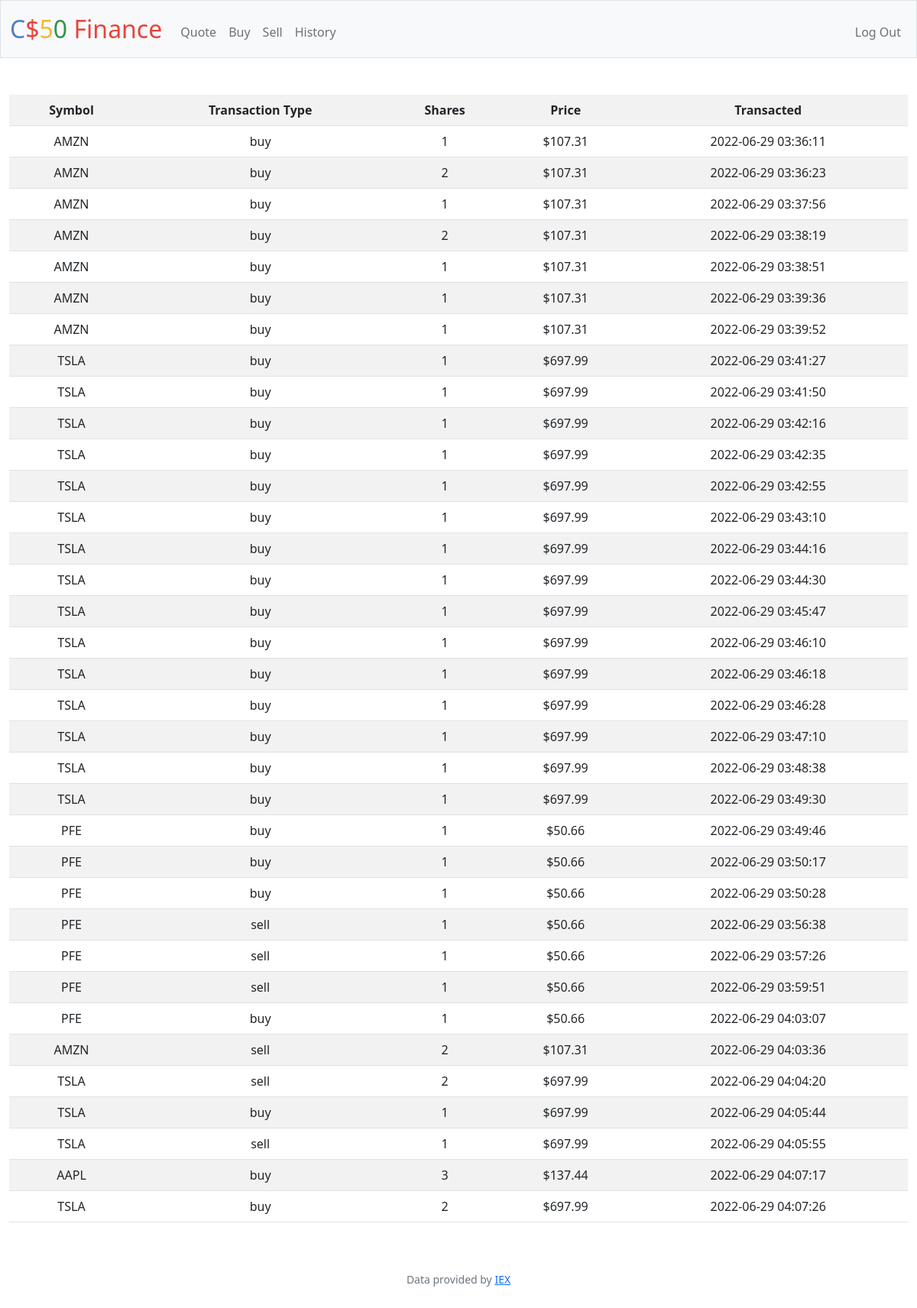
Screenshot of /history (signed in) with the database file from the repository.
### tables this page shows
CREATE TABLE transactions 
(user_id INTEGER NOT NULL REFERENCES users(id),
transaction_type TEXT NOT NULL, 
name TEXT NOT NULL, 
symbol TEXT NOT NULL, 
shares INTEGER NOT NULL, 
price NUMERIC NOT NULL, 
time TIMESTAMP DEFAULT CURRENT_TIMESTAMP
);

### app.py (the view)
@app.route("/history")
@login_required
def history():
    user = session.get("user_id")
    stocks = db.execute("SELECT symbol, transaction_type, SUM(shares) AS shares, price, time FROM transactions WHERE user_id = ? GROUP BY time", user)
    if not stocks:
        return apology("you have no stocks")
    return render_template("history.html", stocks=stocks)

### app.py (called while the page is built)
@app.after_request
def after_request(response):
    response.headers["Cache-Control"] = "no-cache, no-store, must-revalidate"
    response.headers["Expires"] = 0
    response.headers["Pragma"] = "no-cache"
    return response

### helpers.py (called while the page is built)
def login_required(f):
    @wraps(f)
    def decorated_function(*args, **kwargs):
        if session.get("user_id") is None:
            return redirect("/login")
        return f(*args, **kwargs)
    return decorated_function

### templates/history.html (shortened to what this page needs)
{% extends "layout.html" %}
{% block main %}
    <table class="table table-striped" style="width:100%">
        <tr>
            <th>Symbol</th>
            <th>Transaction Type</th>
            <th>Shares</th>
            <th>Price</th>
            <th>Transacted</th>
        </tr>
        {% for stock in stocks %}
            <tr>
                <td>{{ stock.symbol }}</td>
                <td>{{ stock.transaction_type }}</td>
                <td>{{ stock.shares }}</td>
                <td>${{ stock.price }}</td>
                <td>{{ stock.time }}</td>
            </tr>
        {% endfor %}
    </table>
{% endblock %}

### templates/layout.html (shortened to what this page needs)
<!DOCTYPE html>
<html lang="en">
    <head>
        <link href="https://cdn.jsdelivr.net/npm/bootstrap@5.1.3/dist/css/bootstrap.min.css" rel="stylesheet">
        <link href="/static/styles.css" rel="stylesheet">
    </head>
    <body>
        <nav class="bg-light border navbar navbar-expand-md navbar-light">
            <div class="container-fluid">
                <a class="navbar-brand" href="/"><span class="blue">C</span><span class="red">$</span><span class="yellow">5</span><span class="green">0</span> <span class="red">Finance</span></a>
                <div class="collapse navbar-collapse" id="navbar">
                    {% if session["user_id"] %}
                        <ul class="navbar-nav me-auto mt-2">
                            <li class="nav-item"><a class="nav-link" href="/quote">Quote</a></li>
                            <li class="nav-item"><a class="nav-link" href="/buy">Buy</a></li>
                            <li class="nav-item"><a class="nav-link" href="/sell">Sell</a></li>
                            <li class="nav-item"><a class="nav-link" href="/history">History</a></li>
                        </ul>
                        <ul class="navbar-nav ms-auto mt-2">
                            <li class="nav-item"><a class="nav-link" href="/logout">Log Out</a></li>
                        </ul>
                    {% else %}
                        <ul class="navbar-nav ms-auto mt-2">
                            <li class="nav-item"><a class="nav-link" href="/register">Register</a></li>
                            <li class="nav-item"><a class="nav-link" href="/login">Log In</a></li>
                        </ul>
                    {% endif %}
                </div>
            </div>
        </nav>
        <main class="container-fluid py-5 text-center">
            {% block main %}{% endblock %}
        </main>
        <footer class="mb-5 small text-center text-muted">
            Data provided by <a href="https://iexcloud.io/">IEX</a>
        </footer>
    </body>
</html>

### static/styles.css (style rules this page uses)
nav .navbar-brand { font-size: xx-large; }
nav .navbar-brand .blue { color: #537fbe; }
nav .navbar-brand .red { color: #ea433b; }
nav .navbar-brand .yellow { color: #f5b82e; }
nav .navbar-brand .green { color: #2e944b; }

### rows the page displays
transactions: symbol "AMZN", transaction_type "buy", shares "1", price "107.31", time "2022-06-29 03:36:11"
transactions: symbol "AMZN", transaction_type "buy", shares "2", price "107.31", time "2022-06-29 03:36:23"
transactions: symbol "AMZN", transaction_type "buy", shares "1", price "107.31", time "2022-06-29 03:37:56"
transactions: symbol "AMZN", transaction_type "buy", shares "2", price "107.31", time "2022-06-29 03:38:19"
transactions: symbol "AMZN", transaction_type "buy", shares "1", price "107.31", time "2022-06-29 03:38:51"
transactions: symbol "AMZN", transaction_type "buy", shares "1", price "107.31", time "2022-06-29 03:39:36"
transactions: symbol "AMZN", transaction_type "buy", shares "1", price "107.31", time "2022-06-29 03:39:52"
transactions: symbol "TSLA", transaction_type "buy", shares "1", price "697.99", time "2022-06-29 03:41:27"
transactions: symbol "TSLA", transaction_type "buy", shares "1", price "697.99", time "2022-06-29 03:41:50"
transactions: symbol "TSLA", transaction_type "buy", shares "1", price "697.99", time "2022-06-29 03:42:16"
transactions: symbol "TSLA", transaction_type "buy", shares "1", price "697.99", time "2022-06-29 03:42:35"
transactions: symbol "TSLA", transaction_type "buy", shares "1", price "697.99", time "2022-06-29 03:42:55"
transactions: symbol "TSLA", transaction_type "buy", shares "1", price "697.99", time "2022-06-29 03:43:10"
transactions: symbol "TSLA", transaction_type "buy", shares "1", price "697.99", time "2022-06-29 03:44:16"
transactions: symbol "TSLA", transaction_type "buy", shares "1", price "697.99", time "2022-06-29 03:44:30"
transactions: symbol "TSLA", transaction_type "buy", shares "1", price "697.99", time "2022-06-29 03:45:47"
transactions: symbol "TSLA", transaction_type "buy", shares "1", price "697.99", time "2022-06-29 03:46:10"
transactions: symbol "TSLA", transaction_type "buy", shares "1", price "697.99", time "2022-06-29 03:46:18"
transactions: symbol "TSLA", transaction_type "buy", shares "1", price "697.99", time "2022-06-29 03:46:28"
transactions: symbol "TSLA", transaction_type "buy", shares "1", price "697.99", time "2022-06-29 03:47:10"
transactions: symbol "TSLA", transaction_type "buy", shares "1", price "697.99", time "2022-06-29 03:48:38"
transactions: symbol "TSLA", transaction_type "buy", shares "1", price "697.99", time "2022-06-29 03:49:30"
transactions: symbol "PFE", transaction_type "buy", shares "1", price "50.66", time "2022-06-29 03:49:46"
transactions: symbol "PFE", transaction_type "buy", shares "1", price "50.66", time "2022-06-29 03:50:17"
transactions: symbol "PFE", transaction_type "buy", shares "1", price "50.66", time "2022-06-29 03:50:28"
transactions: symbol "PFE", transaction_type "sell", shares "1", price "50.66", time "2022-06-29 03:56:38"
transactions: symbol "PFE", transaction_type "sell", shares "1", price "50.66", time "2022-06-29 03:57:26"
transactions: symbol "PFE", transaction_type "sell", shares "1", price "50.66", time "2022-06-29 03:59:51"
transactions: symbol "PFE", transaction_type "buy", shares "1", price "50.66", time "2022-06-29 04:03:07"
transactions: symbol "AMZN", transaction_type "sell", shares "2", price "107.31", time "2022-06-29 04:03:36"
transactions: symbol "TSLA", transaction_type "sell", shares "2", price "697.99", time "2022-06-29 04:04:20"
transactions: symbol "TSLA", transaction_type "buy", shares "1", price "697.99", time "2022-06-29 04:05:44"
transactions: symbol "TSLA", transaction_type "sell", shares "1", price "697.99", time "2022-06-29 04:05:55"
transactions: symbol "AAPL", transaction_type "buy", shares "3", price "137.44", time "2022-06-29 04:07:17"
transactions: symbol "TSLA", transaction_type "buy", shares "2", price "697.99", time "2022-06-29 04:07:26"
